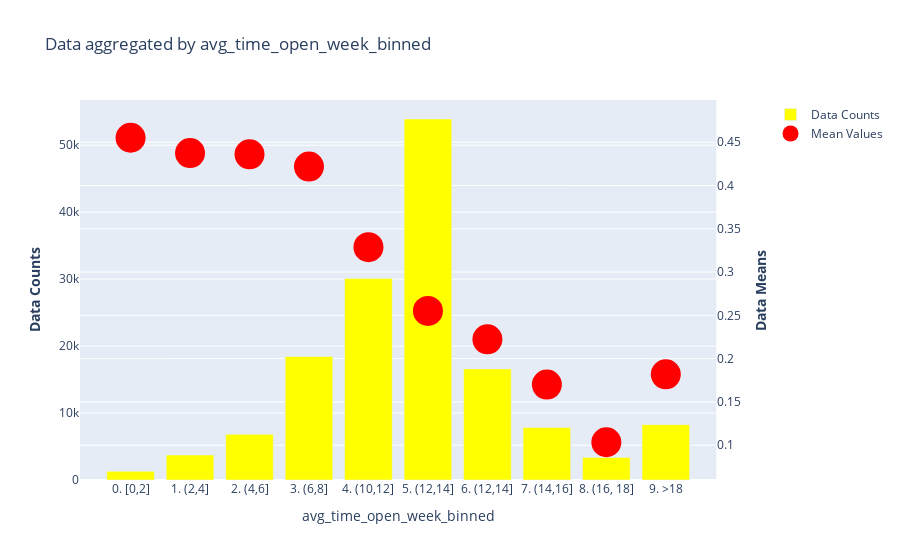

The notebook cell saved with this chart:
### Markdown cell above
## Important Variables

In modelling notebook we have applied regularization and feature importance to reveal us variables that have strongest connection with response. In this part we will look better into variables that were identified as most important.

### avg_time_open_week

It is interesting that average opening hour time have so big impact on positive rating. It looks like that businesses with shorter opening hours have much higher chance to be highly rated.

### Code cell
plots.investigate_categoric_variable(df, response, ['avg_time_open_week_binned'], ["Unknown"])

### Figure 1 — Plotly figure (JSON) as saved in the notebook; plotly's stock layout.template omitted (floating-point values rounded to 4 significant figures)
{"data": [{"marker": {"color": "yellow"}, "name": "Data Counts", "type": "bar", "x": ["0. [0,2]", "1. (2,4]", "2. (4,6]", "3. (6,8]", "4. (10,12]", "5. (12,14]", "6. (12,14]", "7. (14,16]", "8. (16, 18]", "9. >18"], "xaxis": "x", "y": [1292, 3733, 6817, 18443, 30077, 53912, 16594, 7835, 3375, 8268], "yaxis": "y"}, {"marker": {"color": "red", "size": 30}, "mode": "markers", "name": "Mean Values", "type": "scatter", "x": ["0. [0,2]", "1. (2,4]", "2. (4,6]", "3. (6,8]", "4. (10,12]", "5. (12,14]", "6. (12,14]", "7. (14,16]", "8. (16, 18]", "9. >18"], "xaxis": "x", "y": [0.4551, 0.4374, 0.436, 0.4218, 0.3288, 0.2551, 0.2223, 0.17, 0.1034, 0.1819], "yaxis": "y2"}], "layout": {"title": {"text": "Data aggregated by avg_time_open_week_binned"}, "xaxis": {"anchor": "y", "domain": [0, 0.94], "title": {"text": "avg_time_open_week_binned"}}, "yaxis": {"anchor": "x", "domain": [0, 1], "title": {"text": "<b>Data Counts</b>"}}, "yaxis2": {"anchor": "x", "overlaying": "y", "side": "right", "title": {"text": "<b>Data Means</b>"}}}}
